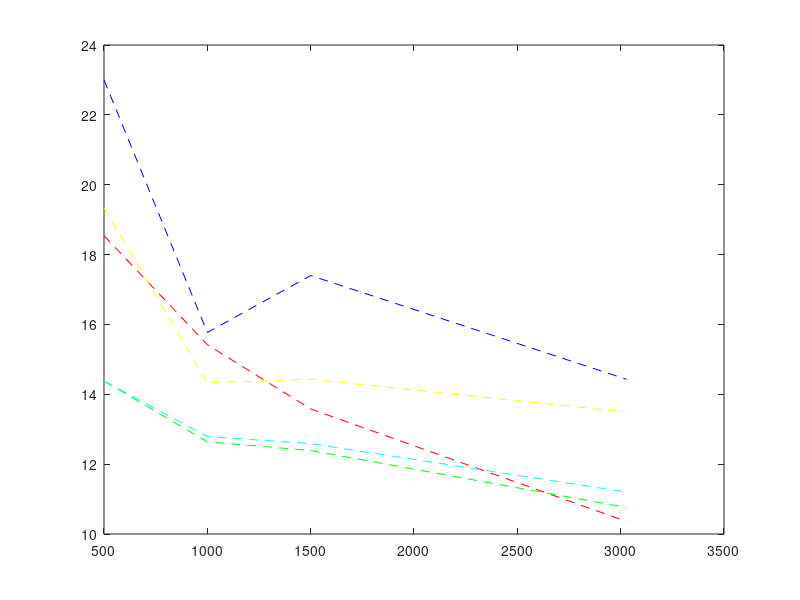

Recreate this plot in MATLAB.
function result = plot_error()
%newsmat2----------------
for i = 1:4
    
X = [500,1000,1500,3028];
O1 = [18.54];
O2 = [15.42];
O3 = [13.58];
O4 = [10.36];

A1 = [19.34];
A2 = [14.33];
A3 = [14.43];
A4 = [13.49];

OP1 = [14.38];
OP2 = [12.64];
OP3 = [12.39];
OP4 = [10.76];

AP1 = [14.38];
AP2 = [12.79];
AP3 = [12.59];
AP4 = [11.20];

B1 = [23.00];
B2 = [15.77];
B3 = [17.40];
B4 = [14.43];


O = [mean(O1), mean(O2), mean(O3), mean(O4)];
A = [mean(A1), mean(A2), mean(A3), mean(A4)];
OP = [mean(OP1), mean(OP2), mean(OP3), mean(OP4)];
AP = [mean(AP1), mean(AP2), mean(AP3), mean(AP4)];
B = [mean(B1), mean(B2), mean(B3), mean(B4)];
%e = [std(Y1) std(Y2) std(Y3) std(Y4)];
result = plot(X,O,'--r',X,A, '--y',X, OP, '--g',X,AP,'--c',X,B,'--b');
%red = Online Perceptron 1
%yellow = Average Perceptron 1
%green = Online Perceptron 5
%cyan = Average Perceptron 5
%blue = BNB
%errorbar(X, Y, e);
%newsmat3---------------------------
X = [500,1000,1500,3523];
O1 = [16.81];
O2 = [16.09];
O3 = [11.23];
O4 = [11.74];

A1 = [15.06];
A2 = [13.83];
A3 = [10.77];
A4 = [10.47];

OP1 = [15.19];
OP2 = [15.11];
OP3 = [12.13];
OP4 = [9.79];

AP1 = [14.43];
AP2 = [13.74];
AP3 = [11.87];
AP4 = [10.47];

B1 = [30.47, 22.43];
B2 = [26.00, 22.45];
B3 = [21.96 , 21.62];
B4 = [19.06 16.47];


O = [mean(O1), mean(O2), mean(O3), mean(O4)];
A = [mean(A1), mean(A2), mean(A3), mean(A4)];
OP = [mean(OP1), mean(OP2), mean(OP3), mean(OP4)];
AP = [mean(AP1), mean(AP2), mean(AP3), mean(AP4)];
B = [mean(B1), mean(B2), mean(B3), mean(B4)];
%e = [std(Y1) std(Y2) std(Y3) std(Y4)];
% result1 = plot(X,O,'--r',X,A, '--y',X, OP, '--g',X,AP,'--c',X,B,'--b');
end
